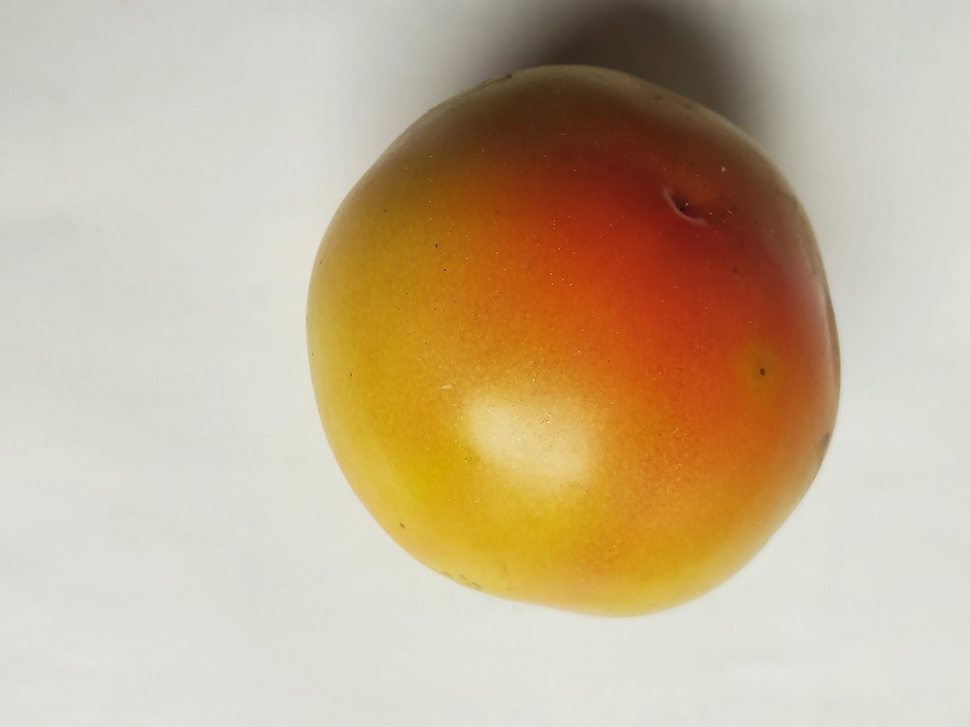
#> input picture test_images/1.jpg, 970 x 727 px, shrunk from 4032 x 3024 before the run; its folder holds only this picture in this run
$ jupyter execute --allow-errors main_notebook.ipynb   (shell and % lines are left out)
#> lines starting #> are read from the running program, lines starting #| are printed output that depends on the picture; after the words box and inside, x2 and y2 are one past the last pixel; in counts of white or black regions, pixels touching at a corner belong together
[cell 1]
# Instalação de pacotes necessários

[cell 2]
# Importação de bibliotecas e verificação de versões

import cv2
import numpy as np
import matplotlib
import matplotlib.pyplot as plt

print(cv2.__version__)
print(np.__version__)
print(matplotlib.__version__)

[cell 3]
def calculate_tomato_fcas(base_path: str, img_name: str, show_results: bool, plot_results: bool, print_results: bool, save_show_results = False) -> [[], []]:

    # 1. Carregar e converter a imagem
    image = cv2.imread(f'{base_path}{img_name}')
    image_rgb = cv2.cvtColor(image, cv2.COLOR_BGR2RGB)
    image_hsv = cv2.cvtColor(image_rgb, cv2.COLOR_RGB2HSV)

    # Parâmetros para definir os limites dinâmicos
    lower_saturation_value = 100  # Valor mínimo de saturação para considerar a região como tomate
    lower_value_value = 100  # Valor mínimo de brilho para considerar a região como tomate
    hue_std_dev = 3  # Desvio padrão para definir os limites dinâmicos

    # 2. Calcular máscara inicial por saturação (onde o fundo branco ou cinza tem baixa saturação)
    sat = image_hsv[:,:,1]
    _, sat_mask = cv2.threshold(sat, lower_saturation_value, 255, cv2.THRESH_BINARY)

    # 3. Aplicar máscara na imagem HSV para calcular Hue e Saturation apenas da região provável do tomate
    masked_hsv = cv2.bitwise_and(image_hsv, image_hsv, mask=sat_mask)

    hue = masked_hsv[:,:,0][sat_mask>0]
    sat_values = masked_hsv[:,:,1][sat_mask>0]

    # 4. Calcular estatísticas
    hue_mean = np.mean(hue)
    hue_std = np.std(hue)

    sat_mean = np.mean(sat_values)
    sat_std = np.std(sat_values)

    # 5. Definir thresholds dinâmicos
    lower_hue = int(max(0, hue_mean - hue_std_dev * hue_std))
    upper_hue = int(min(179, hue_mean + hue_std_dev * hue_std))

    lower_sat = int(max(0, sat_mean - hue_std_dev * sat_std))
    upper_sat = int(min(255, sat_mean + hue_std_dev * sat_std))

    # 6. Criar máscara final com base nesses limites
    lower_bound = np.array([lower_hue, lower_sat, lower_value_value])
    upper_bound = np.array([upper_hue, upper_sat, 255])

    final_mask = cv2.inRange(image_hsv, lower_bound, upper_bound)

    # 7. Aplicar máscara na imagem original
    result = cv2.bitwise_and(image_rgb, image_rgb, mask=final_mask)

    # 8. Limpeza da máscara com morfologia
    kernel = np.ones((7,7), np.uint8)
    final_mask = cv2.morphologyEx(final_mask, cv2.MORPH_OPEN, kernel)
    final_mask = cv2.morphologyEx(final_mask, cv2.MORPH_CLOSE, kernel)

    # 9. Encontrar contornos
    contours, _ = cv2.findContours(final_mask, cv2.RETR_EXTERNAL, cv2.CHAIN_APPROX_SIMPLE)

    # 10. Criar nova máscara preenchida (refill)
    refilled_mask = np.zeros_like(final_mask)
    cv2.drawContours(refilled_mask, contours, -1, 255, thickness=cv2.FILLED)

    # 11. Aplicar a máscara preenchida na imagem original
    final_result = cv2.bitwise_and(image_rgb, image_rgb, mask=refilled_mask)

    # 10. Aplicar transformada de distância
    dist_transform = cv2.distanceTransform(refilled_mask, cv2.DIST_L2, 5)
    minVal, maxVal, minLoc, maxLoc = cv2.minMaxLoc(dist_transform)

    # 12. Determinar o círculo inscrito
    circle_center = maxLoc               # Centro do maior círculo
    circle_radius = int(maxVal)          # Raio do maior círculo

    # 13. Desenhar o círculo na imagem original
    output = image_rgb.copy()
    cv2.circle(output, circle_center, circle_radius, (0, 255, 0), 2)

    # 14. Calcular os raios das 5 regiões com áreas iguais
    radii = [int(np.sqrt(i/5) * circle_radius) for i in range(1, 6)]

    # 15. Desenhar os 5 círculos concêntricos
    output_circles = image_rgb.copy()
    for r in radii:
        cv2.circle(output_circles, circle_center, r, (0, 255, 0), 2)

    mean_colors_rgb = []
    mean_colors_hsv = []

    # 16. Extrair médias de cor de cada FCA
    for i in range(5):
        # Criar máscara do círculo externo
        mask_outer = np.zeros_like(refilled_mask)
        cv2.circle(mask_outer, circle_center, radii[i], 255, thickness=cv2.FILLED)

        # Criar máscara do círculo interno (anterior)
        if i == 0:
            mask_inner = np.zeros_like(refilled_mask)
        else:
            mask_inner = np.zeros_like(refilled_mask)
            cv2.circle(mask_inner, circle_center, radii[i-1], 255, thickness=cv2.FILLED)

        # Máscara do anel atual: externo - interno
        ring_mask = cv2.subtract(mask_outer, mask_inner)

        # Limitar o anel apenas à área do tomate (intersecção com refilled_mask)
        ring_mask = cv2.bitwise_and(ring_mask, refilled_mask)

        # Calcular média RGB
        mean_rgb = cv2.mean(image_rgb, mask=ring_mask)[:3]  # Ignora alpha
        mean_colors_rgb.append(mean_rgb)

        # Calcular média HSV
        mean_hsv = cv2.mean(image_hsv, mask=ring_mask)[:3]
        mean_colors_hsv.append(mean_hsv)

    if(print_results):
        print("Médias de cor por anel (RGB):")
        for i, rgb in enumerate(mean_colors_rgb):
            print(f"FCA {i+1}: R={rgb[0]:.2f}, G={rgb[1]:.2f}, B={rgb[2]:.2f}")

        print("\nMédias de cor por anel (HSV):")
        for i, hsv in enumerate(mean_colors_hsv):
            print(f"FCA {i+1}: H={hsv[0]:.2f}, S={hsv[1]:.2f}, V={hsv[2]:.2f}")

    if(show_results or save_show_results):
        plt.figure(figsize=(15, 10))

        plt.subplot(1, 4, 1)
        plt.imshow(image_rgb)
        plt.title("Imagem Original RGB")
        plt.axis('off')

        plt.subplot(1, 4, 2)
        plt.imshow(refilled_mask, cmap='gray')
        plt.title("Máscara Final")
        plt.axis('off')

        plt.subplot(1, 4, 3)
        plt.imshow(output)
        plt.title("Círculo Inscrito no Tomate")
        plt.axis('off')

        plt.subplot(1, 4, 4)
        plt.imshow(output_circles)
        plt.title("Áreas de Feature Color Extraction (FCA) no Tomate")
        plt.axis('off')

        plt.tight_layout()

        if (save_show_results):
            plt.savefig(f'./results/result_{img_name}.png', dpi=300, bbox_inches='tight')
            plt.close()

        if (show_results):
            plt.show()

    if(plot_results):
        rings = np.arange(1, 6)

        # Separação de cada componente RGB e HSV
        R = [rgb[0] for rgb in mean_colors_rgb]
        G = [rgb[1] for rgb in mean_colors_rgb]
        B = [rgb[2] for rgb in mean_colors_rgb]

        H = [hsv[0] for hsv in mean_colors_hsv]
        S = [hsv[1] for hsv in mean_colors_hsv]
        V = [hsv[2] for hsv in mean_colors_hsv]

        plt.figure(figsize=(12,5))

        # Plot RGB
        plt.subplot(1, 2, 1)
        plt.plot(rings, R, 'r-o', label='Red (R)')
        plt.plot(rings, G, 'g-o', label='Green (G)')
        plt.plot(rings, B, 'b-o', label='Blue (B)')
        plt.title('Média de RGB por Anel')
        plt.xlabel('Anel')
        plt.ylabel('Valor (0-255)')
        plt.xticks([1, 2, 3, 4, 5])
        plt.legend()
        plt.grid(True)

        # Plot HSV
        plt.subplot(1, 2, 2)
        plt.plot(rings, H, 'm-o', label='Hue (H)')
        plt.plot(rings, S, 'c-o', label='Saturation (S)')
        plt.plot(rings, V, 'y-o', label='Value (V)')
        plt.title('Média de HSV por Anel')
        plt.xlabel('Anel')
        plt.ylabel('Valor')
        plt.xticks([1, 2, 3, 4, 5])
        plt.legend()
        plt.grid(True)

        plt.tight_layout()
        plt.show()

        # Criar uma imagem em branco para mostrar os anéis coloridos
        height, width = image_rgb.shape[:2]
        visual = np.zeros((height, width, 3), dtype=np.uint8)

        for i in range(5):
            # Máscara do anel
            mask_outer = np.zeros((height, width), dtype=np.uint8)
            cv2.circle(mask_outer, circle_center, radii[i], 255, thickness=cv2.FILLED)

            if i == 0:
                mask_inner = np.zeros((height, width), dtype=np.uint8)
            else:
                mask_inner = np.zeros((height, width), dtype=np.uint8)
                cv2.circle(mask_inner, circle_center, radii[i-1], 255, thickness=cv2.FILLED)

            ring_mask = cv2.subtract(mask_outer, mask_inner)
            ring_mask = cv2.bitwise_and(ring_mask, refilled_mask)

            # Pintar o anel com a cor média RGB
            color = tuple([int(c) for c in mean_colors_rgb[i]])
            visual[ring_mask > 0] = color

        # Mostrar a visualização dos anéis coloridos
        plt.figure(figsize=(6,6))
        plt.imshow(visual)
        plt.title("Anéis Pintados com as Cores Médias (RGB)")
        plt.axis('off')
        plt.show()


    return [mean_colors_rgb, mean_colors_hsv]

#> (a cell that did not finish here is left out)

[cell 5]
base_path = './test_images/'
#> (the rest of this cell did not finish here and is left out)


[cell 6]
# [76 lines left out: function plot_comparative_rgb_hsv, not called in this run]

[cell 7]
base_path = './test_images/'

#> (the rest of this cell did not finish here and is left out)

orange_rgb, orange_hsv = calculate_tomato_fcas(base_path, 'R-C-1.jpg', False, False, False)
red_rgb, red_hsv = calculate_tomato_fcas(base_path, 'R-R-2.jpg', False, False, False)

plot_comparative_rgb_hsv(red_rgb, orange_rgb, green_rgb, red_hsv, orange_hsv, green_hsv)

[cell 8]
import os

base_path = './test_images/'
# Full dataset path: './original_dataset/data/tomato samples (1)/'
# Test dataset path: './test_images/'

for img_name in os.listdir(base_path):
    if img_name.lower().endswith(('.png', '.jpg', '.jpeg', '.bmp')):
        print(f"Processando {img_name}...")
        calculate_tomato_fcas(base_path, img_name, show_results=False, plot_results=False, print_results=False, save_show_results=True)
#> call 4 of calculate_tomato_fcas, with base_path = './test_images/', img_name = '1.jpg', show_results = False, plot_results = False, print_results = False, save_show_results = True
#> in calculate_tomato_fcas, image is the input picture: shape (727, 970, 3); mean B, G, R 147.6, 176.8, 197.5
#> in calculate_tomato_fcas (call 4), `_, sat_mask = cv2.threshold(sat, lower_saturation_value, 255, cv2.THRE..`:
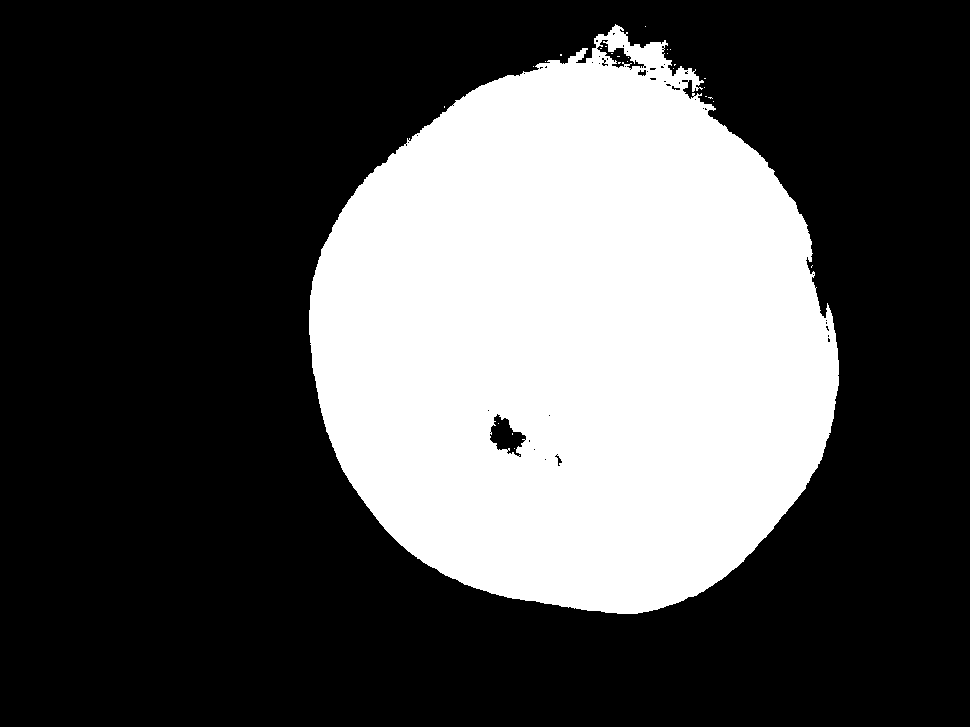
#> sat_mask: shape (727, 970); 32.2% white; 27 white regions (26 under 20 px), largest, box (x1, y1, x2, y2) and area: (309, 24, 839, 614) 226787
#> in calculate_tomato_fcas (call 4), `hue_mean = np.mean(hue)`: hue_mean = 15.45
#> in calculate_tomato_fcas (call 4), `hue_std = np.std(hue)`: hue_std = 5.89
#> in calculate_tomato_fcas (call 4), `sat_mean = np.mean(sat_values)`: sat_mean = 200.5
#> in calculate_tomato_fcas (call 4), `sat_std = np.std(sat_values)`: sat_std = 37.42
#> in calculate_tomato_fcas (call 4), `lower_hue = int(max(0, hue_mean - hue_std_dev * hue_std))`: lower_hue = 0
#> in calculate_tomato_fcas (call 4), `upper_hue = int(min(179, hue_mean + hue_std_dev * hue_std))`: upper_hue = 33
#> in calculate_tomato_fcas (call 4), `lower_sat = int(max(0, sat_mean - hue_std_dev * sat_std))`: lower_sat = 88
#> in calculate_tomato_fcas (call 4), `upper_sat = int(min(255, sat_mean + hue_std_dev * sat_std))`: upper_sat = 255
#> in calculate_tomato_fcas (call 4), `lower_bound = np.array([lower_hue, lower_sat, lower_value_value])`: lower_bound = [0, 88, 100]
#> in calculate_tomato_fcas (call 4), `upper_bound = np.array([upper_hue, upper_sat, 255])`: upper_bound = [33, 255, 255]
#> in calculate_tomato_fcas (call 4), `contours, _ = cv2.findContours(final_mask, cv2.RETR_EXTERNAL, cv2.CHAI..`: contours = 2 contours; box (x1, y1, x2, y2) and area: (308, 91, 839, 615) 199980, (620, 78, 631, 86) 67
#> in calculate_tomato_fcas (call 4), `dist_transform = cv2.distanceTransform(refilled_mask, cv2.DIST_L2, 5)`:
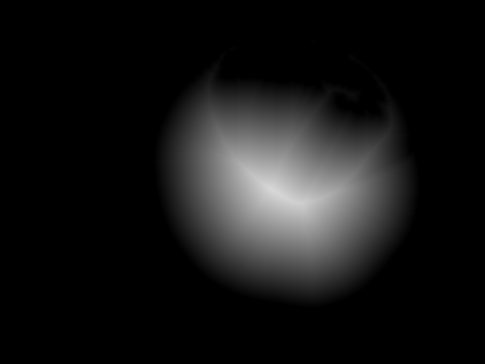
#> dist_transform: shape (727, 970) float32 (shown at 1/2 size); min 0, max 216.1, mean 21.6
#> in calculate_tomato_fcas (call 4), `minVal, maxVal, minLoc, maxLoc = cv2.minMaxLoc(dist_transform)`: minVal = 0; maxVal = 216.1; minLoc = (0, 0); maxLoc = (543, 379)
#> in calculate_tomato_fcas (call 4), `circle_radius = int(maxVal)`: circle_radius = 216
#> in calculate_tomato_fcas (call 4), `cv2.circle(output, circle_center, circle_radius, (0, 255, 0), 2)`:
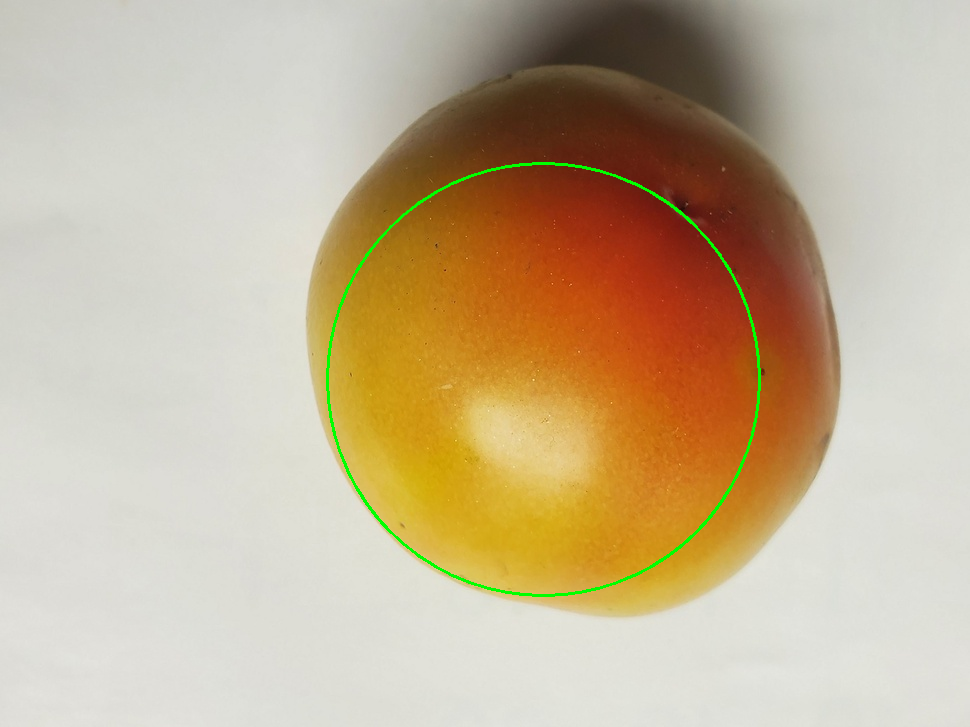
#> output: shape (727, 970, 3); mean R, G, B 196.5, 177.6, 147.3
#> in calculate_tomato_fcas (call 4), `radii = [int(np.sqrt(i/5) * circle_radius) for i in range(1, 6)]`: radii = [96, 136, 167, 193, 216]
#> the loop in calculate_tomato_fcas (call 4), `for r in radii:` made 5 passes
#> r on passes 1 to 5: 96, 136, 167, 193, 216
#> after the loop in calculate_tomato_fcas (call 4), `for r in radii:`:
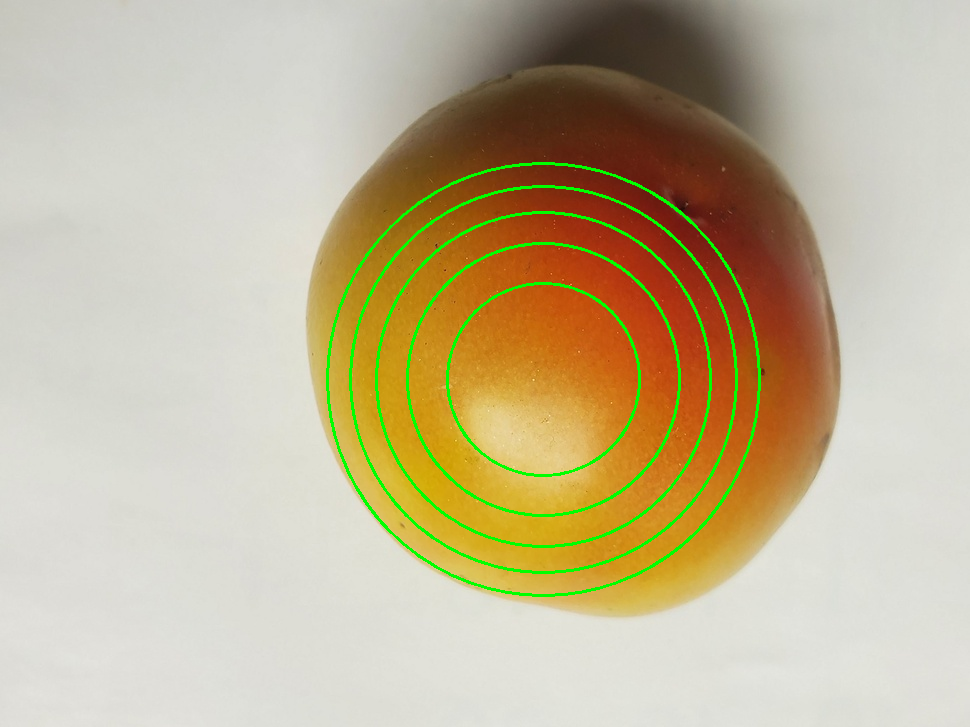
#> output_circles: shape (727, 970, 3); mean R, G, B 193.5, 179.8, 146.9
#> the loop in calculate_tomato_fcas (call 4), `for i in range(5):` made 5 passes
#> (mean_rgb, mean_hsv) on passes 1 to 5: ((209.8, 140.3, 52.36), (17.38, 193.9, 209.8)), ((200.8, 121.5, 27.82), (16.26, 220.8, 200.8)), ((192.4, 114.3, 20.08), (15.88, 228.7, 192.4)), ((184.9, 113.7, 25.28), (15.92, 221.3, 184.9)), ((178.2, 116.6, 37.49), (16.15, 205.1, 178.2))
#> after the loop in calculate_tomato_fcas (call 4), `for i in range(5):`:
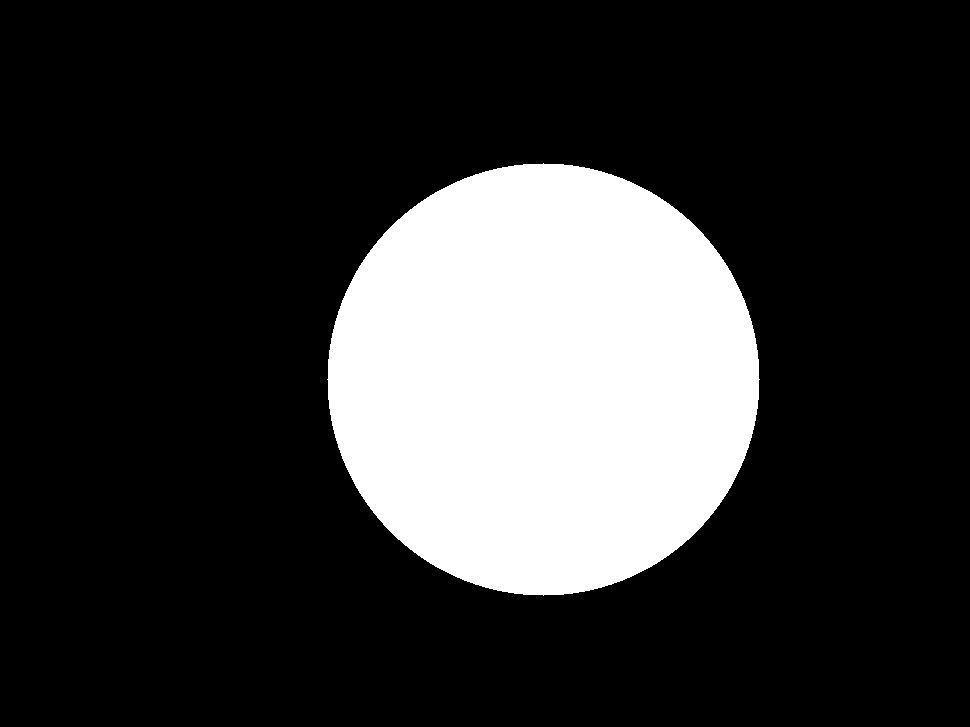
#> mask_outer: shape (727, 970); 20.8% white; 1 white region, box (x1, y1, x2, y2) and area: (327, 163, 760, 596) 146505
#> after the loop in calculate_tomato_fcas (call 4), `for i in range(5):`: mean_colors_hsv = [(17.38, 193.9, 209.8), (16.26, 220.8, 200.8), (15.88, 228.7, 192.4), (15.92, 221.3, 184.9), (16.15, 205.1, 178.2)]; mean_colors_rgb = [(209.8, 140.3, 52.36), (200.8, 121.5, 27.82), (192.4, 114.3, 20.08), (184.9, 113.7, 25.28), (178.2, 116.6, 37.49)]
#> (the rest of the program and of its run is left out)
